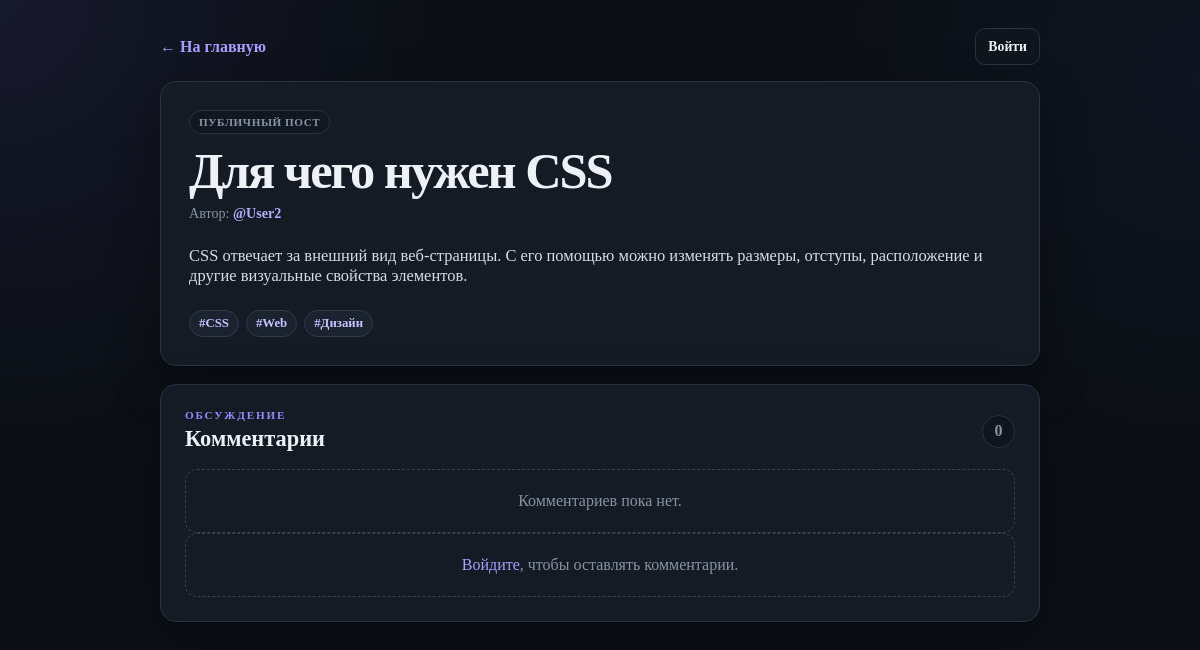
/post.php?id=10, run on the app's committed database.
### tables this page shows
CREATE TABLE `posts` (
  `id` int NOT NULL,
  `user_id` int NOT NULL,
  `title` varchar(255) NOT NULL,
  `text` text NOT NULL,
  `is_private` tinyint(1) NOT NULL DEFAULT '0',
  `created_at` timestamp NULL DEFAULT CURRENT_TIMESTAMP,
  `secret_code` varchar(64) DEFAULT NULL
);

CREATE TABLE `users` (
  `id` int NOT NULL,
  `login` varchar(50) NOT NULL,
  `password` varchar(255) NOT NULL,
  `created_at` timestamp NULL DEFAULT CURRENT_TIMESTAMP
);

CREATE TABLE `tags` (
  `id` int NOT NULL,
  `name` varchar(50) NOT NULL
);

### auth.php (called while the page is built, shortened)
<?php
require_once __DIR__ . '/db.php';
function isLoggedIn(): bool
{
    return isset($_SESSION['user_id']);
}

### db.php (called while the page is built, shortened)
<?php
function db(): PDO
{
    static $pdo = null;
    if ($pdo === null) {
        $pdo = new PDO(
            'mysql:host=' . DB_HOST . ';dbname=' . DB_NAME . ';charset=' . DB_CHARSET,
            DB_USER,
            DB_PASS,
            [
                PDO::ATTR_ERRMODE => PDO::ERRMODE_EXCEPTION,
                PDO::ATTR_DEFAULT_FETCH_MODE => PDO::FETCH_ASSOC,
                PDO::ATTR_EMULATE_PREPARES => false,
            ]
        );
    }
    return $pdo;
}
function callProcedure(string $sql, array $params = []): array
{
    $pdo = db();
    $stmt = $pdo->prepare($sql);
    $stmt->execute($params);
    $result = $stmt->fetchAll();
    return $result;
}
function h(?string $value): string
{
    return htmlspecialchars($value ?? '', ENT_QUOTES, 'UTF-8');
}

### post.php (the view, shortened to what this page needs)
<?php
require_once __DIR__ . '/auth.php';
$post = null;
$comments = [];
$tags = [];
$postId = isset($_GET['id']) ? (int)$_GET['id'] : 0;
$secretCode = trim((string)($_GET['code'] ?? ''));
try {
    if ($postId > 0) {
        $result = callProcedure('CALL get_post_by_id(?)', [$postId]);
        $post = $result[0] ?? null;
    } elseif ($secretCode !== '') {
        $result = callProcedure('CALL get_secret_post(?)', [$secretCode]);
        $post = $result[0] ?? null;
        if (!$post) {
            $error = 'Пост с таким секретным кодом не найден';
        }
    } else {
        $error = 'Пост не указан';
    }
    if ($post) {
        $postId = (int)$post['id'];
        $comments = callProcedure('CALL get_comments(?)', [$postId]);
        $tags = callProcedure('CALL get_post_tags(?)', [$postId]);
    }
} catch (PDOException $e) {
    $error = 'Ошибка базы данных';
}
?>
<!doctype html>
<html lang="ru">
<head>
    <link rel="stylesheet" href="assets/css/base.css">
    <link rel="stylesheet" href="assets/css/post.css">
</head>
<body class="site-body">
<div class="page-shell page-shell--narrow-wide">
    <div class="page-topbar">
        <a class="text-link" href="index.php">← На главную</a>
        <?php if (isLoggedIn()): ?>
            <span class="user-chip">@<?= h(currentLogin()) ?></span>
        <?php else: ?>
            <a class="button button--small button--ghost" href="login.php">Войти</a>
        <?php endif; ?>
    </div>
    <?php if ($post): ?>
        <article class="post-detail <?= (int)$post['is_private'] ? 'post-detail--private' : '' ?>">
            <div class="post-detail__header">
                <div>
                    <span class="post-badge <?= (int)$post['is_private'] ? 'post-badge--private' : '' ?>">
                        <?= (int)$post['is_private'] ? 'Приватный пост' : 'Публичный пост' ?>
                    </span>
                    <h1><?= h($post['title']) ?></h1>
                    <p class="post-meta">Автор: <a class="author-link" href="user.php?id=<?= (int)$post['user_id'] ?>">@<?= h($post['login']) ?></a></p>
                </div>
            </div>
            <div class="post-content"><?= nl2br(h($post['text'])) ?></div>
            <?php if ($tags): ?>
                <div class="tag-list">
                    <?php foreach ($tags as $tag): ?>
                        <a class="tag" href="index.php">#<?= h($tag['name']) ?></a>
                    <?php endforeach; ?>
                </div>
            <?php endif; ?>
        </article>
        <section class="panel comments-panel">
            <div class="section-heading">
                <div>
                    <p class="eyebrow">ОБСУЖДЕНИЕ</p>
                    <h2>Комментарии</h2>
                </div>
                <span class="count-badge"><?= count($comments) ?></span>
            </div>
            <div id="comments" class="comments-list">
                <?php if (!$comments): ?>
                    <div class="empty-state">Комментариев пока нет.</div>
                <?php endif; ?>
            </div>
            <?php if (isLoggedIn()): ?>
                <form id="comment-form" class="comment-form">
                    <input type="hidden" name="post_id" value="<?= (int)$post['id'] ?>">
                    <input type="hidden" name="secret_code" value="<?= h($secretCode) ?>">
                    <label class="field">
                        <span class="field__label">Ваш комментарий</span>
                        <textarea class="input textarea textarea--small" name="text" placeholder="Написать комментарий..." required></textarea>
                    </label>
                    <button class="button button--primary" type="submit">Добавить комментарий</button>
                </form>
                <div id="comment-result" class="result"></div>
            <?php else: ?>
                <div class="login-hint">
                    <a href="login.php">Войдите</a>, чтобы оставлять комментарии.
                </div>
            <?php endif; ?>
        </section>
    <?php endif; ?>
</div>
</body>
</html>

### assets/css/base.css (style rules this page uses)
:root { --bg: #0b0f14; --bg-soft: #10161f; --surface: #141b25; --surface-2: #192230; --surface-3: #0f151d; --text: #eef2f7; --text-soft: #c2cad5; --muted: #8793a3; --border: #273241; --border-soft: #202a37; --primary: #7c6cff; --primary-hover: #8d7fff; --secondary: #26314a; --secondary-text: #d8ddff; --danger: #ef5b68; --danger-soft: #311a20; --success: #57c78a; --success-soft: #142a20; --warning: #e7b95b; --warning-soft: #302710; --shadow: 0 18px 50px rgba(0, 0, 0, .28); --radius: 16px; }
* { box-sizing: border-box; }
html { scroll-behavior: smooth; }
body { min-height: 100vh; margin: 0; color: var(--text); background: radial-gradient(circle at 0 0, rgba(124, 108, 255, .10), transparent 28rem), radial-gradient(circle at 100% 10%, rgba(84, 112, 255, .06), transparent 24rem), var(--bg); font-family: Inter, ui-sans-serif, system-ui, -apple-system, BlinkMacSystemFont, "Segoe UI", sans-serif; line-height: 1.6; }
body, button, input, textarea { font: inherit; }
a { color: #a79fff; text-decoration: none; }
h1, h2, h3, p { margin-top: 0; }
h1 { margin-bottom: 8px; font-size: clamp(2rem, 5vw, 3.15rem); line-height: 1.08; letter-spacing: -.04em; }
h2 { margin-bottom: 0; font-size: 1.4rem; line-height: 1.2; }
.site-body { min-height: 100vh; }
.page-shell { width: min(1120px, calc(100% - 32px)); margin-inline: auto; padding-block: 28px 42px; }
.page-shell--narrow-wide { width: min(880px, calc(100% - 32px)); }
.site-header, .page-topbar, .section-heading, .post-card__top, .comment-card__header, .header-actions, .auth-links, .post-actions, .button-row, .inline-fields, .inline-form, .brand-block { display: flex; align-items: center; }
.site-header, .page-topbar, .section-heading, .post-card__top, .comment-card__header { justify-content: space-between; gap: 18px; }
.page-topbar { margin-bottom: 16px; }
.eyebrow { margin-bottom: 5px; color: #9489ff; font-size: .7rem; font-weight: 800; letter-spacing: .16em; text-transform: uppercase; }
.muted, .post-meta, .field__hint { color: var(--muted); }
.user-chip, .count-badge, .post-badge, .tag { display: inline-flex; align-items: center; width: fit-content; border-radius: 999px; }
.panel, .auth-card, .post-detail, .profile-hero, .stat-card { border: 1px solid var(--border); border-radius: var(--radius); background: var(--surface); box-shadow: var(--shadow); }
.panel { padding: 24px; }
.post-meta { margin-bottom: 0; font-size: .88rem; }
.author-link { color: #b4adff; font-weight: 700; }
.tag-list { display: flex; flex-wrap: wrap; gap: 7px; margin-block: 12px; }
.tag { padding: 5px 9px; border: 1px solid #303a4b; background: #1b2330; color: #c7c1ff; font-size: .8rem; font-weight: 700; }
.button { display: inline-flex; align-items: center; justify-content: center; min-height: 43px; padding-inline: 15px; border: 1px solid transparent; border-radius: 10px; font-weight: 750; transition: transform .16s ease, background .16s ease, border-color .16s ease; }
.button--ghost { border-color: var(--border); background: var(--surface-3); color: var(--text); }
.button--small { min-height: 37px; padding-inline: 12px; font-size: .86rem; }
.text-link { font-weight: 750; }
.empty-state, .login-hint { padding: 22px; border: 1px dashed #344154; border-radius: 12px; color: var(--muted); text-align: center; }
.post-detail { padding: 28px; margin-bottom: 18px; }
.post-detail__header h1 { margin-block: 10px 7px; font-size: clamp(2rem, 6vw, 3.15rem); }
.post-content { margin-block: 24px; color: #d5dce6; font-size: 1.03rem; overflow-wrap: anywhere; }
.post-badge { padding: 5px 9px; border: 1px solid var(--border); background: #101721; color: var(--muted); font-size: .7rem; font-weight: 800; letter-spacing: .05em; text-transform: uppercase; }
.comments-list { display: grid; gap: 9px; }
.count-badge { min-width: 33px; height: 33px; justify-content: center; border: 1px solid var(--border); background: var(--surface-3); color: var(--muted); font-weight: 800; }

### assets/css/post.css (style rules this page uses)
.post-detail .tag-list { margin-bottom: 0; }
.comments-panel .section-heading { margin-bottom: 16px; }

### data on the page
posts: title "Для чего нужен CSS", user.login "User2", text "CSS отвечает за внешний вид веб-страницы. С его помощью можно изменять размеры, отступы, расположение и другие визуальные свойства элементов."
tags: name "CSS"
tags: name "Web"
tags: name "Дизайн"

### other printed values
count($comments) "0"
